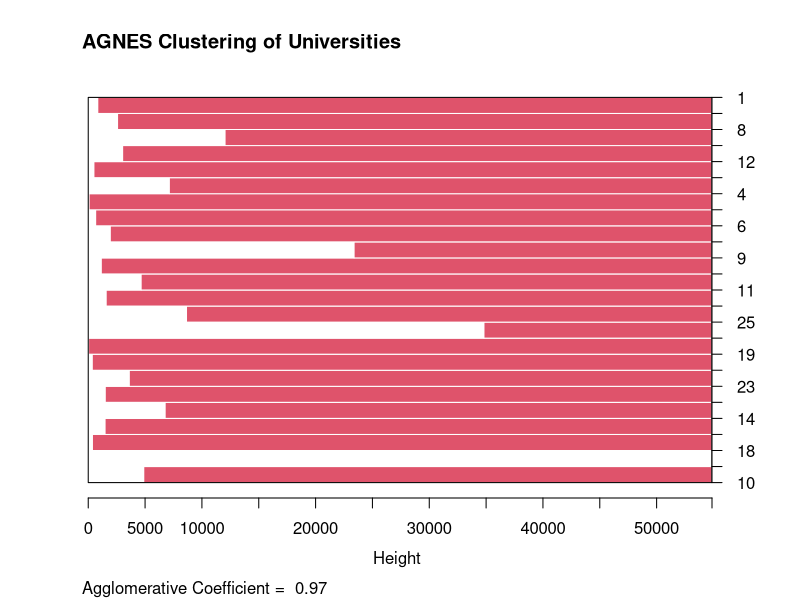
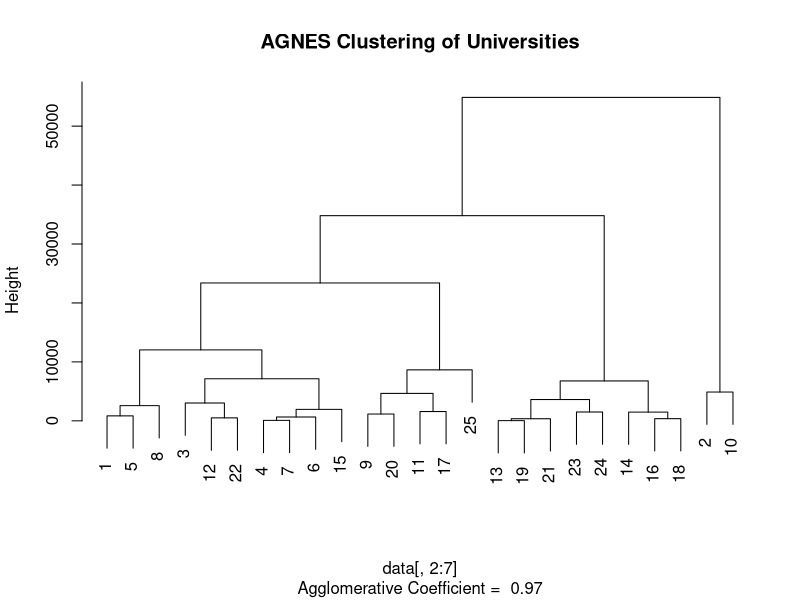

Generate these figures, in order, with R:
# First, create a data frame with the given data
data <- data.frame(
  Univ = c("Brown", "CalTech", "CMU", "Columbia", "Cornell", "Dartmouth", "Duke", "Georgetown", "Harvard", "JohnsHopkins", "MIT", "Northwestern", "NotreDame", "PennState", "Princeton", "Purdue", "Stanford", "TexasA&M", "UCBerkeley", "UChicago", "UMichigan", "UPenn", "UVA", "UWisconsin", "Yale"),
  SAT = c(1310, 1415, 1260, 1310, 1280, 1340, 1315, 1255, 1400, 1305, 1380, 1260, 1255, 1081, 1375, 1005, 1360, 1075, 1240, 1290, 1180, 1285, 1225, 1085, 1375),
  Top10 = c(89, 100, 62, 76, 83, 89, 90, 74, 91, 75, 94, 85, 81, 38, 91, 28, 90, 49, 95, 75, 65, 80, 77, 40, 95),
  Accept = c(22, 25, 59, 24, 33, 23, 30, 24, 14, 44, 30, 39, 42, 54, 14, 90, 20, 67, 40, 50, 68, 36, 44, 69, 19),
  SFRatio = c(13, 6, 9, 12, 13, 10, 12, 12, 11, 7, 10, 11, 13, 18, 8, 19, 12, 25, 17, 13, 16, 11, 14, 15, 11),
  Expenses = c(22704, 63575, 25026, 31510, 21864, 32162, 31585, 20126, 39525, 58691, 34870, 28052, 15122, 10185, 30220, 9066, 36450, 8704, 15140, 38380, 15470, 27553, 13349, 11857, 43514),
  GradRate = c(94, 81, 72, 88, 90, 95, 95, 92, 97, 87, 91, 89, 94, 80, 95, 69, 93, 67, 78, 87, 85, 90, 92, 71, 96)
)

# Perform AGNES clustering
library(cluster)
agnes_result <- agnes(data[, 2:7], method = "complete")  # You can choose a different agglomeration method as needed

# Plot the clusters
plot(agnes_result, main = "AGNES Clustering of Universities")
